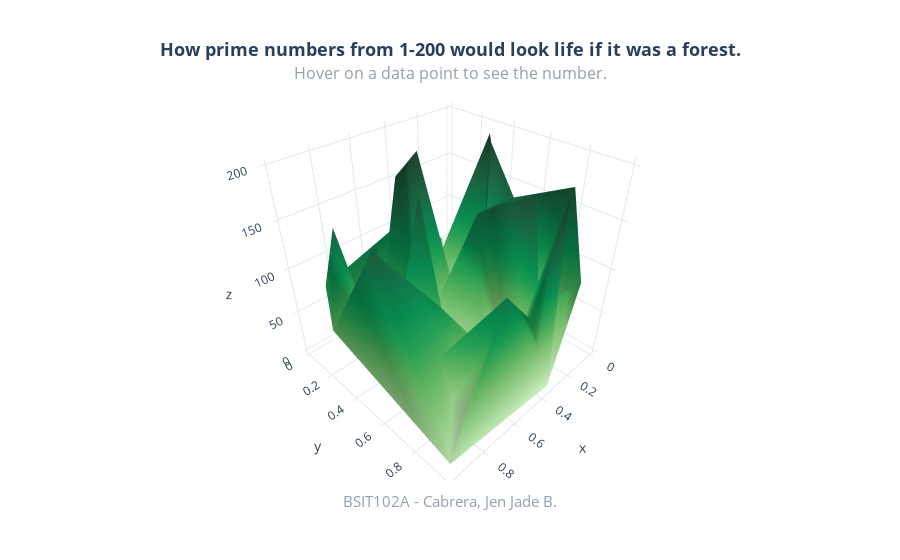

Notebook code cell kept with this figure:
### Markdown cell above
### Plotting a 3d mesh plot on a 3d scatter plot using plotly

### Code cell
fig = px.scatter_3d()

# Plotting the coordinates and making the color scale a bit green-ish
fig.add_traces([
    go.Mesh3d(
        x = df['x'],
        y = df['y'],
        z = df['z'],
        colorscale = 'algae',
        intensity = np.linspace(0,df.__len__(), endpoint=True),
        showscale = True
    )
])

# Updating the hover template to show "Prime number" before the number
fig.update_traces(
    showscale = False,
    hovertemplate = "Prime number: %{z}"
)

# Adding plot title
fig.update_layout(
    template = 'plotly_white',
    autosize = True,
    title = dict(
        text = '<b>How prime numbers from 1-200 would look life if it was a forest.</b><br><span style = "opacity : 0.5; font-size : 16;">Hover on a data point to see the number.</span>',
        x = 0.5,
        y = 0.9,
        font = dict(
            size = 18,
        ),
    ),
)

fig.add_annotation(
    text = 'BSIT102A - Cabrera, Jen Jade B.',
    font = dict(
        size = 15,
    ),
    xanchor = 'center',
    yanchor = 'middle',
    y = -0.05,
    showarrow = False,
    opacity = 0.5,
    xref = 'paper',
    yref = 'paper',
)

fig.show()

### Figure 1 — Plotly figure (JSON) as saved in the notebook; plotly's stock layout.template omitted (floating-point values rounded to 4 significant figures)
{"data": [{"colorscale": [[0, "rgb(214, 249, 207)"], [0.09091, "rgb(186, 228, 174)"], [0.1818, "rgb(156, 209, 143)"], [0.2727, "rgb(124, 191, 115)"], [0.3636, "rgb(85, 174, 91)"], [0.4545, "rgb(37, 157, 81)"], [0.5455, "rgb(7, 138, 78)"], [0.6364, "rgb(13, 117, 71)"], [0.7273, "rgb(23, 95, 61)"], [0.8182, "rgb(25, 75, 49)"], [0.9091, "rgb(23, 55, 35)"], [1, "rgb(17, 36, 20)"]], "hovertemplate": "Prime number: %{z}", "intensity": [0, 0.9388, 1.878, 2.816, 3.755, 4.694, 5.633, 6.571, 7.51, 8.449, 9.388, 10.33, 11.27, 12.2, 13.14, 14.08, 15.02, 15.96, 16.9, 17.84, 18.78, 19.71, 20.65, 21.59, 22.53, 23.47, 24.41, 25.35, 26.29, 27.22, 28.16, 29.1, 30.04, 30.98, 31.92, 32.86, 33.8, 34.73, 35.67, 36.61, 37.55, 38.49, 39.43, 40.37, 41.31, 42.24, 43.18, 44.12, 45.06, 46], "showscale": false, "type": "mesh3d", "x": [0.7864, 0.3513, 0.36, 0.05164, 0.811, 0.9783, 0.207, 0.1728, 0.4837, 0.792, 0.834, 0.5393, 0.5268, 0.3519, 0.6247, 0.07128, 0.2552, 0.9893, 0.6569, 0.8131, 0.2806, 0.03336, 0.5784, 0.9197, 0.4969, 0.1189, 0.7177, 0.5851, 0.04559, 0.2244, 0.4307, 0.02635, 0.6581, 0.2904, 0.1305, 0.8774, 0.8633, 0.9273, 0.007106, 0.5773, 0.5702, 0.3042, 0.1109, 0.4309, 0.3776, 0.111], "y": [0.196, 0.7621, 0.9916, 0.02112, 0.8823, 0.9821, 0.773, 0.4083, 0.7087, 0.2943, 0.4722, 0.4058, 0.7596, 0.3979, 0.616, 0.01408, 0.1753, 0.2699, 0.211, 0.7538, 0.8452, 0.8994, 0.9216, 0.1429, 0.9545, 0.3777, 0.6563, 0.3611, 0.2858, 0.4461, 0.1752, 0.8037, 0.9479, 0.4706, 0.5456, 0.2072, 0.4772, 0.5348, 0.7764, 0.4018, 0.2497, 0.7806, 0.3801, 0.2332, 0.9742, 0.3692], "z": [2, 3, 5, 7, 11, 13, 17, 19, 23, 29, 31, 37, 41, 43, 47, 53, 59, 61, 67, 71, 73, 79, 83, 89, 97, 101, 103, 107, 109, 113, 127, 131, 137, 139, 149, 151, 157, 163, 167, 173, 179, 181, 191, 193, 197, 199]}], "layout": {"annotations": [{"font": {"size": 15}, "opacity": 0.5, "showarrow": false, "text": "BSIT102A - Cabrera, Jen Jade B.", "xanchor": "center", "xref": "paper", "y": -0.05, "yanchor": "middle", "yref": "paper"}], "autosize": true, "legend": {"tracegroupgap": 0}, "margin": {"t": 60}, "scene": {"domain": {"x": [0, 1], "y": [0, 1]}}, "title": {"font": {"size": 18}, "text": "<b>How prime numbers from 1-200 would look life if it was a forest.</b><br><span style = \"opacity : 0.5; font-size : 16;\">Hover on a data point to see the number.</span>", "x": 0.5, "y": 0.9}}}
